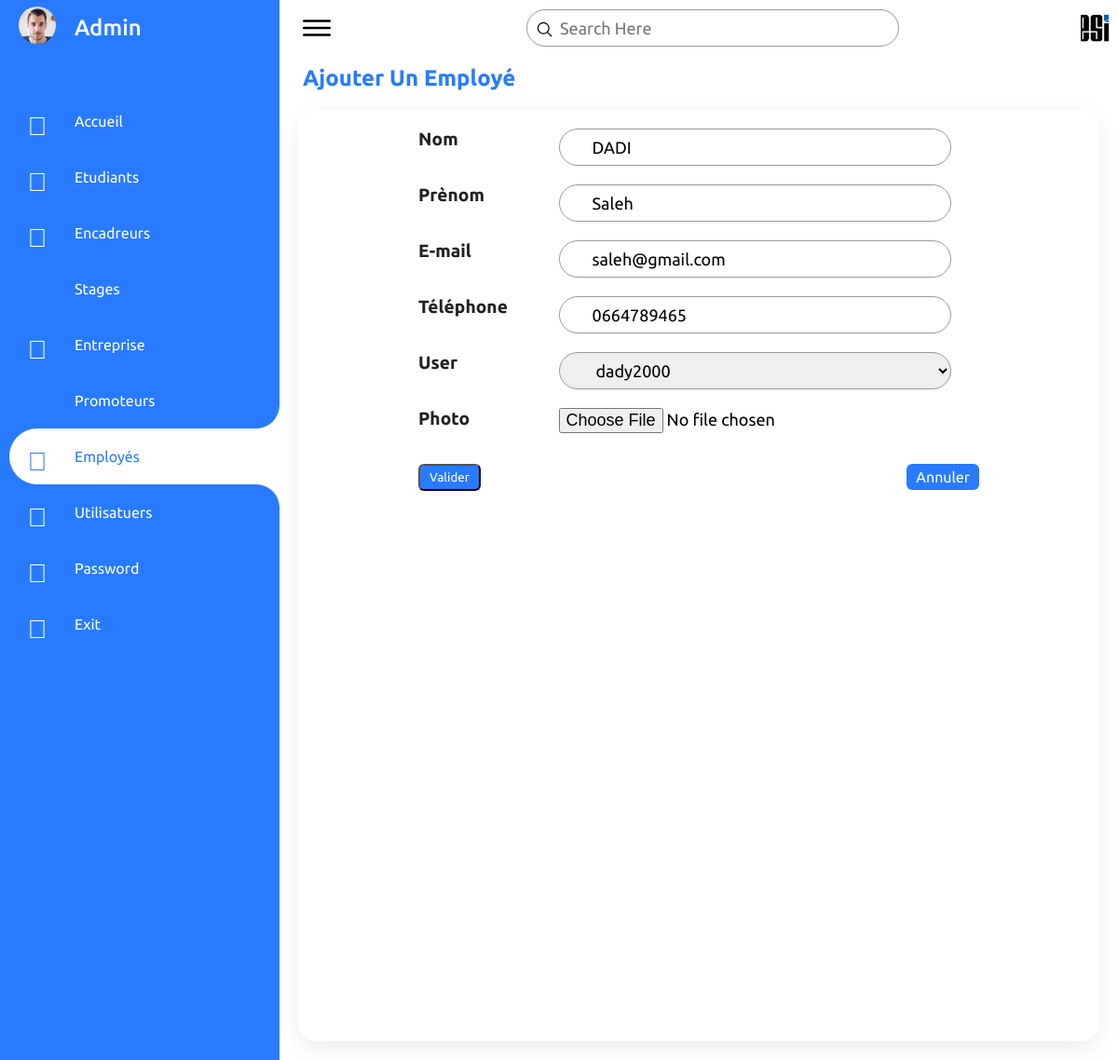
The page /updateemployee/4/ (signed in) on the database its author committed.
### GestionStages/models.py (models this page shows, shortened)
class Employee(models.Model):
    user         = models.OneToOneField(User,null=True, on_delete=models.CASCADE,unique=TRUE)
    name         = models.CharField(max_length=190)
    surname      = models.CharField(max_length=190)
    email        = models.EmailField(max_length=190)
    phone        = models.CharField(max_length=10)
    photo        = models.ImageField(upload_to = 'images/' ,default='images/user.png',null=True)
    date_created = models.DateTimeField(auto_now_add=True, null=True)

### GestionStages/decorators.py (the view)
        def wrapper_func(request , *args,**kwargs):
            group = None
            if request.user.groups.exists():
               group =  request.user.groups.all()[0].name
            if group == 'admin':
               return view_func(request , *args,**kwargs)
            else:
                if group == 'student':
                    return redirect('studenthome')
                else:
                    if group == 'teacher':
                        return redirect('teacherhome')

### GestionStages/forms.py
class EmployeeForm(ModelForm):
    class Meta:
        model = Employee
        fields = '__all__'
        widgets = {
            'name': forms.TextInput(attrs={'class':'form-control','type':'name','id':'exampleInputName'}),
            'surname': forms.TextInput(attrs={'class':'form-control','type':'surname','id':'exampleInputSurname'}),
            'email': forms.TextInput(attrs={'class':'form-control','type':'email','id':'exampleInputEmail1','placeholder':'exemple@gmail.com'}),
            'phone': forms.TextInput(attrs={'class':'form-control','type':'phone','id':'exampleInputPhone'}),
            'user': forms.Select(attrs={'class':'form-control','type':'username','id':'exampleSelectUsername'}),
            'photo': forms.FileInput(attrs={'class':'form-control-file','type':'file','id':'exampleFormControlFile1'}),
        }
    def __init__(self, **kwargs):
        super(EmployeeForm, self).__init__(**kwargs)
        self.fields['user'].queryset = User.objects.filter(groups__name = 'admin')

### GestionStages/templates/employeeform.html (shortened to what this page needs)
{% extends 'main.html' %}
{% load static %}
{% block content%}
<div class="main">
    {% include 'topbar.html' %}
    <h2 style="color: #287bff; margin-left:25px; margin-top:10px">Ajouter Un Employé</h2>
    <div class="studentsformpage">
        <div class="studentsform">
            <form method="POST" enctype="multipart/form-data">
                <div class="fields">
                    <div class="form-group">
                        <label for="exampleInputSurname">Nom</label>
                        {{form.surname}}
                    </div>
                    <div class="form-group">
                        <label for="exampleInputName">Prènom</label>
                        {{form.name}}
                    </div>
                    <div class="form-group">
                        <label for="exampleInputEmail1">E-mail</label>
                        {{form.email}}
                    </div>
                    <div class="form-group">
                        <label for="exampleInputPhone">Téléphone</label>
                        {{form.phone}}
                    </div>
                    <div class="form-group">
                        <label for="exampleSelectUsername">User</label>
                        {{form.user}}
                    </div>
                    <div class="form-group1">
                        <label for="exampleFormControlFile1">Photo</label>
                        {{form.photo}}
                    </div>
                    <button type="submit" class="btn btn-primary" style="color:white;">Valider</button>
                    <a href="{% url 'employees' %}" class="btn">Annuler</a>
               </div>
            </form>
        </div>
    </div>
</div>
{% endblock %}

### GestionStages/templates/menu.html (shortened to what this page needs)
{% load static %}
<div class="navigation">
    <ul>
        <li>
            <a href="{% url 'changephoto' request.user.employee.id 1 %}">
                <span class="icon"><img  src="/media/{{request.user.employee.photo}}"></img></span>
                <span class="title" style="font-size: 1.5em;font-weight: 500;">{{request.user.employee.name}}</span>
            </a>
        </li>
        <li class="{{hovered1}}">
            <a href="{% url 'home' %}">
                <span class="icon"><span style="font-size: 1.75em;"><i class="fal fa-home"></i></span></span>
                <span class="title">Accueil</span>
            </a>
        </li>
        <li class="{{hovered2}}">
            <a href="{% url 'students' %}">
                <span class="icon"><span style="font-size: 1.75em;"><i class="fal fa-user-graduate"></i></span></span>
                <span class="title">Etudiants</span>
            </a>
        </li>
        <li class="{{hovered3}}">
            <a href="{% url 'teachers' %}">
                <span class="icon"><span style="font-size: 1.75em;"><i class="fal fa-chalkboard-teacher"></i></span></span>
                <span class="title">Encadreurs</span>
            </a>
        </li>
        <li class="">
            <a href="{% url 'stages1cpi' %}">
                <span class="icon"><span style="font-size: 1.75em;"></span></span>
                <span class="title">Stages</span>
            </a>
        </li>
        <li class="{{hovered5}}">
            <a href="{% url 'companies' %}">
                <span class="icon"><span style="font-size: 1.75em;"><i class="fal fa-building"></i></span></span>
                <span class="title">Entreprise</span>
            </a>
        </li>
        <li class="{{hovered6}}">
            <a href="{% url 'promoters' %}">
                <span class="icon"><span style="font-size: 1.75em;"></span></span>
                <span class="title">Promoteurs</span>
            </a>
        </li>
        <li class="{{hovered8}}">
            <a href="{% url 'employees' %}">
                <span class="icon"><span style="font-size: 1.75em;"><i class="fal fa-people-carry"></i></span></span>
                <span class="title">Employés</span>
            </a>
        </li>
        <li class="{{hovered7}}">
            <a href="{% url 'users' %}">
                <span class="icon"><span style="font-size: 1.75em;"><i class="fal fa-users"></i></span></span>
                <span class="title">Utilisatuers</span>
            </a>
        </li>
        <li class="#">
            <a href="{% url 'passwordemp' request.user.id %}">
                <span class="icon"><span style="font-size: 1.75em;"><i class="fal fa-key"></i></span></span>
                <span class="title">Password</span>
            </a>
        </li>
        <li>
            <a href="{% url 'logout' %}">
                <span class="icon"><span style="font-size: 1.75em;"><i class="fal fa-sign-out-alt"></i></span></span>
                <span class="title">Exit</span>
            </a>
        </li>
    </ul>
</div>

### GestionStages/static/css/style.css (style rules this page uses)
* { margin: 0; padding: 0; box-sizing: border-box; font-family: 'Ubuntu', sans-serif; }
:root { --blue: #287bff; --white: #fff; --grey: #f5f5f5; --black1: #222; --black2: #999; }
body { min-height: 100vh; overflow-x: hidden; }
.navigation { position: fixed; width: 300px; height: 100%; background: var(--blue); border-Left: 10px solid var(--blue); transition: 0.5s; overflow: hidden; }
.navigation ul { position: absolute; top: 0; left: 0; width: 100%; }
.navigation ul li { position: relative; width: 100%; list-style: none; border-top-left-radius: 30px; border-bottom-left-radius: 30px; }
.navigation ul li:hover, .navigation ul li.hovered { background: var(--white); }
.navigation ul li:nth-child(1) { margin-bottom: 40px; }
.navigation ul li a { position: relative; display: block; width: 100%; display: flex; text-decoration: none; color: var(--white); }
.navigation ul li:hover a, .navigation ul li.hovered a { color: var(--blue); }
.navigation ul li a .icon { position: relative; display: block; min-width: 60px; height: 60px; line-height: 70px; text-align: center; }
.navigation ul li a .icon img { font-size: 1.75em; border-radius: 50%; margin-top: 7px; }
.navigation ul li a .title { position: relative; display: block; padding: 0 10px; height: 60px; line-height: 60px; text-align: start; white-space: nowrap; }
.navigation ul li:hover a::before, .navigation ul li.hovered a::before { content: ''; position: absolute; right: 0; top: -50px; width: 50px; height: 50px; background: transparent; border-radius: 50%; box-shadow: 35px 35px 0 10px var(--white); pointer-events: none; }
.navigation ul li:hover a::after, .navigation ul li.hovered a::after { content: ''; position: absolute; right: 0; bottom: -50px; width: 50px; height: 50px; background: transparent; border-radius: 50%; box-shadow: 35px -35px 0 10px var(--white); pointer-events: none; }
.main { position: absolute; width: calc(100% - 300px); left: 300px; min-height: 100vh; background: var(--white); transition: 0.5s; }
.btn { position: relative; padding: 5px 10px; background: var(--blue); text-decoration: none; color: var(--white); border-radius: 6px; }
.btn.btn-primary { position: relative; padding: 5px 10px; background: var(--blue); text-decoration: none; color: var(--white); border-radius: 6px; }
.studentsform { position: relative; width: 100%; }
.studentsform label { color: var(--black1); font-weight: 600; margin-right: 10px; }
.studentsformpage { position: relative; width: 100%; padding: 20px; grid-template-columns: 2fr 1fr; grid-gap: 30px; }
.studentsformpage .studentsform { position: relative; display: grid; min-height: 1000px; width: 100%; background: var(--white); padding: 20px; box-shadow: 0 7px 25px rgba(0, 0, 0, 0.08); border-radius: 20px; overflow: hidden; }
.fields { position: absolute; left: 15%; right: 15%; width: 70%; min-height: 100%; }
.fields .form-group { position: relative; width: 100%; height: 40px; margin-bottom: 20px; }
.fields .form-group label { position: relative; width: 30%; font-size: 1.2em; }
.fields .form-group input { width: 70%; height: 100%; border-radius: 40px; padding: 5px 20px; padding-left: 35px; font-size: 18px; outline: none; left: 25%; right: 15%; position: absolute; border: 1px solid var(--black2); }
.fields .form-group select { width: 70%; height: 100%; border-radius: 40px; padding: 5px 20px; padding-left: 35px; font-size: 18px; outline: none; left: 25%; right: 15%; position: absolute; border: 1px solid var(--black2); }
.fields .form-group1 { position: relative; width: 100%; height: 40px; margin-bottom: 20px; }
.fields .form-group1 label { position: relative; width: 30%; font-size: 1.2em; }
.fields .form-group1 input { width: 70%; height: 100%; font-size: 18px; outline: none; left: 25%; right: 15%; position: absolute; }
.fields a { position: absolute; right: 0; }
.navigation ul li a .icon img { font-size: 1.75em; width: 40px; height: 40px; object-fit: cover; }

### rows shown on the page
Employee: surname "DADI", name "Saleh", email "saleh@gmail.com", phone "0664789465", user "dady2000"

### other values the page prints
{{ request.user.employee.name }} "Admin"
